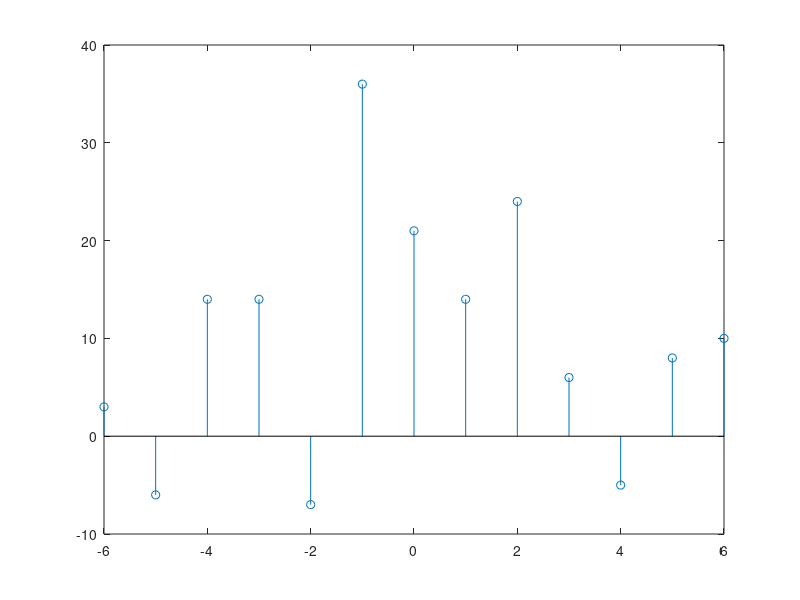
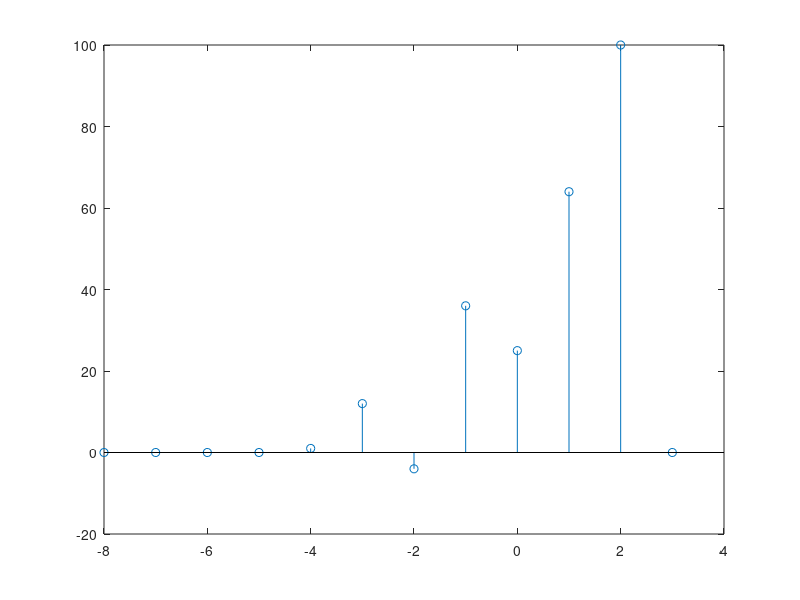
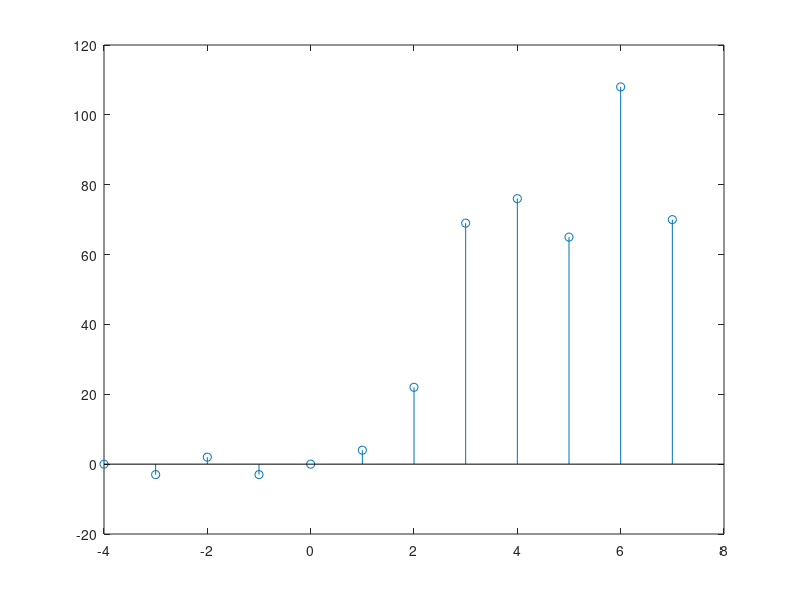

Here is the MATLAB script that generated these plots, in order:
n=-4:2; 
x=[1,-2,4,6,-5,8,10];
n2=-6:6; 
y1=zeros(1,length(n2)); 
y2=zeros(1,length(n2));
y3=zeros(1,length(n2));
n1=n-2; y1(find(n2>=min(n1)&n2<=max(n1)==1))=x;
n1=n+4; y2(find(n2>=min(n1)&n2<=max(n1)==1))=x;
n1=n;   y3(find(n2>=min(n1)&n2<=max(n1)==1))=x;
x1= 3*y1+y2+2*y3;
figure; stem(n2,x1);

n2=-8:3; 
y1=zeros(1,length(n2)); 
y2=zeros(1,length(n2));
y3=zeros(1,length(n2));
y4=zeros(1,length(n2));
n1=n-4; y1(find(n2>=min(n1)&n2<=max(n1)==1))=x;
n1=n+1; y2(find(n2>=min(n1)&n2<=max(n1)==1))=x;
n1=-n-2;y3(find(n2>=min(n1)&n2<=max(n1)==1))=x;
n1=n;   y4(find(n2>=min(n1)&n2<=max(n1)==1))=x;
x2= y1.*y2+y3.*y4;
figure; stem(n2,x2);

n2=-4:7;
x3=zeros(1,length(n2));
for i=1:1:5
    y=zeros(1,length(n2)); 
    n1=n+i; y(find(n2>=min(n1)&n2<=max(n1)==1))=x;
    x3=x3+(y.*n2);
end 
figure; stem(n2,x3);
